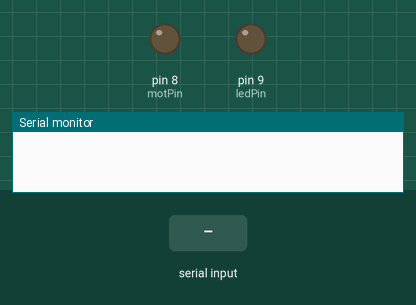
This sketch was run on a simulated Arduino Uno, built with avr-gcc and run on an emulated ATmega328P. On the bench: output pins drawn as LEDs (lit = HIGH), the last lines printed to the serial monitor. Inputs (shaded band) come from the test bench.

Above: at 3.2 s.
3.3 s: "1" received over Serial
At 4.5 s:
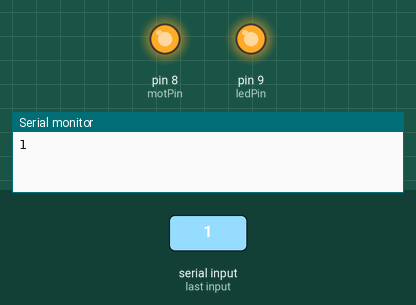
4.8 s: "0" received over Serial
At 5.6 s:
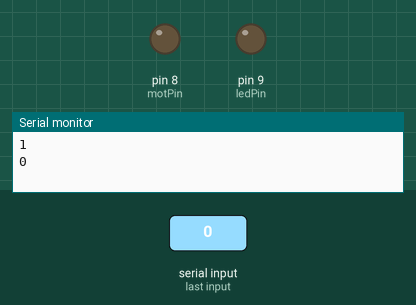
Timing chart, 0 to 7.8 s (numbered marks = the images above; inputs shaded):
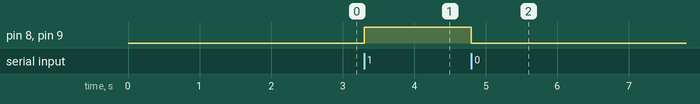

Measured:
- after the input at 3.3 s, pin 8 (motPin), pin 9 (ledPin): LOW → HIGH at once
- after the input at 4.8 s, pin 8 (motPin), pin 9 (ledPin): HIGH → LOW at once

The sketch:

ddrsuno.ino
```cpp
const int ledPin = 9;
const int motPin = 8;

void setup() {
  Serial.begin(9600);
  delay(2000);  // Allow Arduino to stabilize
  pinMode(ledPin, OUTPUT);
  pinMode(motPin, OUTPUT);
}

void loop() {
  if (Serial.available() > 0) {
    char command = Serial.read();
    Serial.println(command);  // Debugging output

    if (command == '1') {  // Eyes closed
      digitalWrite(ledPin, HIGH);
      digitalWrite(motPin, HIGH);
    } else if (command == '0') {  // Eyes open
      digitalWrite(ledPin, LOW);
      digitalWrite(motPin, LOW);
    }
  }
}
```
